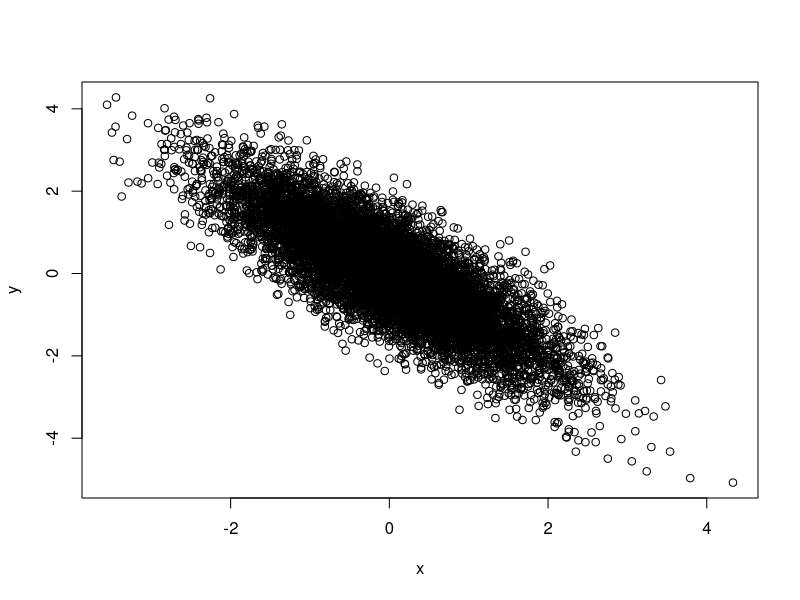

The R source for this figure:

###########################################
##                                       ##
##    A null R script to test out Git    ##
##                                       ##
###########################################


N<-10000

x<-rnorm(N)
y<-rnorm(N,-x,0.7)

plot(x,y)

slr<-lm(y~x)

summary(slr)


